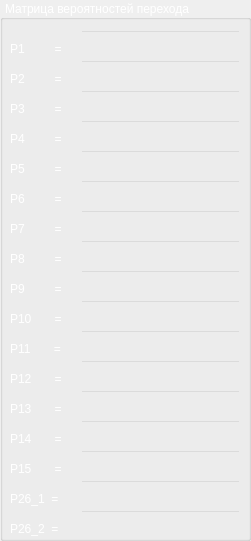
    <widget class="QGroupBox" name="P_TAB1_2">
     <property name="geometry">
      <rect>
       <x>10</x>
       <y>0</y>
       <width>251</width>
       <height>541</height>
      </rect>
     </property>
     <property name="styleSheet">
      <string notr="true">QGroupBox
{
color: white
}</string>
     </property>
     <property name="title">
      <string>Матрица вероятностей перехода</string>
     </property>
     <widget class="QLabel" name="P_73">
      <property name="geometry">
       <rect>
        <x>10</x>
        <y>250</y>
        <width>67</width>
        <height>17</height>
       </rect>
      </property>
      <property name="styleSheet">
       <string notr="true">QLabel
{
color: white
}</string>
      </property>
      <property name="text">
       <string>P8         =</string>
      </property>
     </widget>
     <widget class="QLabel" name="P_74">
      <property name="geometry">
       <rect>
        <x>10</x>
        <y>160</y>
        <width>67</width>
        <height>17</height>
       </rect>
      </property>
      <property name="styleSheet">
       <string notr="true">QLabel
{
color: white
}</string>
      </property>
      <property name="text">
       <string>P5         =</string>
      </property>
     </widget>
     <widget class="QLabel" name="P_76">
      <property name="geometry">
       <rect>
        <x>10</x>
        <y>40</y>
        <width>67</width>
        <height>17</height>
       </rect>
      </property>
      <property name="styleSheet">
       <string notr="true">QLabel
{
color: white
}</string>
      </property>
      <property name="text">
       <string>P1         =</string>
      </property>
     </widget>
     <widget class="QLabel" name="P_77">
      <property name="geometry">
       <rect>
        <x>10</x>
        <y>220</y>
        <width>67</width>
        <height>17</height>
       </rect>
      </property>
      <property name="styleSheet">
       <string notr="true">QLabel
{
color: white
}</string>
      </property>
      <property name="text">
       <string>P7         =</string>
      </property>
     </widget>
     <widget class="QLabel" name="P_78">
      <property name="geometry">
       <rect>
        <x>10</x>
        <y>100</y>
        <width>67</width>
        <height>17</height>
       </rect>
      </property>
      <property name="styleSheet">
       <string notr="true">QLabel
{
color: white
}</string>
      </property>
      <property name="text">
       <string>P3         =</string>
      </property>
     </widget>
     <widget class="QLabel" name="P_79">
      <property name="geometry">
       <rect>
        <x>10</x>
        <y>190</y>
        <width>67</width>
        <height>17</height>
       </rect>
      </property>
      <property name="styleSheet">
       <string notr="true">QLabel
{
color: white
}</string>
      </property>
      <property name="text">
       <string>P6         =</string>
      </property>
     </widget>
     <widget class="QLabel" name="P_80">
      <property name="geometry">
       <rect>
        <x>10</x>
        <y>130</y>
        <width>67</width>
        <height>17</height>
       </rect>
      </property>
      <property name="styleSheet">
       <string notr="true">QLabel
{
color: white
}</string>
      </property>
      <property name="text">
       <string>P4         =</string>
      </property>
     </widget>
     <widget class="QLabel" name="P_81">
      <property name="geometry">
       <rect>
        <x>10</x>
        <y>70</y>
        <width>67</width>
        <height>17</height>
       </rect>
      </property>
      <property name="styleSheet">
       <string notr="true">QLabel
{
color: white
}</string>
      </property>
      <property name="text">
       <string>P2         =</string>
      </property>
     </widget>
     <widget class="QLabel" name="P_82">
      <property name="geometry">
       <rect>
        <x>10</x>
        <y>280</y>
        <width>67</width>
        <height>17</height>
       </rect>
      </property>
      <property name="styleSheet">
       <string notr="true">QLabel
{
color: white
}</string>
      </property>
      <property name="text">
       <string>P9         =</string>
      </property>
     </widget>
     <widget class="QLabel" name="P_83">
      <property name="geometry">
       <rect>
        <x>10</x>
        <y>310</y>
        <width>67</width>
        <height>17</height>
       </rect>
      </property>
      <property name="styleSheet">
       <string notr="true">QLabel
{
color: white
}</string>
      </property>
      <property name="text">
       <string>P10       =</string>
      </property>
     </widget>
     <widget class="QLabel" name="P_84">
      <property name="geometry">
       <rect>
        <x>10</x>
        <y>340</y>
        <width>67</width>
        <height>17</height>
       </rect>
      </property>
      <property name="styleSheet">
       <string notr="true">QLabel
{
color: white
}</string>
      </property>
      <property name="text">
       <string>P11       =</string>
      </property>
     </widget>
     <widget class="QLabel" name="P_85">
      <property name="geometry">
       <rect>
        <x>10</x>
        <y>370</y>
        <width>67</width>
        <height>17</height>
       </rect>
      </property>
      <property name="styleSheet">
       <string notr="true">QLabel
{
color: white
}</string>
      </property>
      <property name="text">
       <string>P12       =</string>
      </property>
     </widget>
     <widget class="QLabel" name="P_86">
      <property name="geometry">
       <rect>
        <x>10</x>
        <y>400</y>
        <width>67</width>
        <height>17</height>
       </rect>
      </property>
      <property name="styleSheet">
       <string notr="true">QLabel
{
color: white
}</string>
      </property>
      <property name="text">
       <string>P13       =</string>
      </property>
     </widget>
     <widget class="QLabel" name="P_87">
      <property name="geometry">
       <rect>
        <x>10</x>
        <y>430</y>
        <width>67</width>
        <height>17</height>
       </rect>
      </property>
      <property name="styleSheet">
       <string notr="true">QLabel
{
color: white
}</string>
      </property>
      <property name="text">
       <string>P14       =</string>
      </property>
     </widget>
     <widget class="QLabel" name="P_88">
      <property name="geometry">
       <rect>
        <x>10</x>
        <y>460</y>
        <width>67</width>
        <height>17</height>
       </rect>
      </property>
      <property name="styleSheet">
       <string notr="true">QLabel
{
color: white
}</string>
      </property>
      <property name="text">
       <string>P15       =</string>
      </property>
     </widget>
     <widget class="QLabel" name="P_26_3">
      <property name="geometry">
       <rect>
        <x>10</x>
        <y>490</y>
        <width>67</width>
        <height>17</height>
       </rect>
      </property>
      <property name="styleSheet">
       <string notr="true">QLabel
{
color: white
}</string>
      </property>
      <property name="text">
       <string>P26_1  =</string>
      </property>
     </widget>
     <widget class="QLabel" name="P_26_4">
      <property name="geometry">
       <rect>
        <x>10</x>
        <y>520</y>
        <width>67</width>
        <height>17</height>
       </rect>
      </property>
      <property name="styleSheet">
       <string notr="true">QLabel
{
color: white
}</string>
      </property>
      <property name="text">
       <string>P26_2  =</string>
      </property>
     </widget>
     <widget class="QLineEdit" name="l1_2">
      <property name="geometry">
       <rect>
        <x>80</x>
        <y>30</y>
        <width>161</width>
        <height>31</height>
       </rect>
      </property>
      <property name="styleSheet">
       <string notr="true">QLineEdit
{
background: rgb(0,0,0,0);
color: white;
}</string>
      </property>
      <property name="text">
       <string/>
      </property>
     </widget>
     <widget class="QLineEdit" name="l2_2">
      <property name="geometry">
       <rect>
        <x>80</x>
        <y>60</y>
        <width>161</width>
        <height>31</height>
       </rect>
      </property>
      <property name="styleSheet">
       <string notr="true">QLineEdit
{
background: rgb(0,0,0,0);
color: white;
}</string>
      </property>
      <property name="text">
       <string/>
      </property>
     </widget>
     <widget class="QLineEdit" name="l3_2">
      <property name="geometry">
       <rect>
        <x>80</x>
        <y>90</y>
        <width>161</width>
        <height>31</height>
       </rect>
      </property>
      <property name="styleSheet">
       <string notr="true">QLineEdit
{
background: rgb(0,0,0,0);
color: white;
}</string>
      </property>
      <property name="text">
       <string/>
      </property>
     </widget>
     <widget class="QLineEdit" name="l4_2">
      <property name="geometry">
       <rect>
        <x>80</x>
        <y>120</y>
        <width>161</width>
        <height>31</height>
       </rect>
      </property>
      <property name="styleSheet">
       <string notr="true">QLineEdit
{
background: rgb(0,0,0,0);
color: white;
}</string>
      </property>
      <property name="text">
       <string/>
      </property>
     </widget>
     <widget class="QLineEdit" name="l5_2">
      <property name="geometry">
       <rect>
        <x>80</x>
        <y>150</y>
        <width>161</width>
        <height>31</height>
       </rect>
      </property>
      <property name="styleSheet">
       <string notr="true">QLineEdit
{
background: rgb(0,0,0,0);
color: white;
}</string>
      </property>
      <property name="text">
       <string/>
      </property>
     </widget>
     <widget class="QLineEdit" name="l6_2">
      <property name="geometry">
       <rect>
        <x>80</x>
        <y>180</y>
        <width>161</width>
        <height>31</height>
       </rect>
      </property>
      <property name="styleSheet">
       <string notr="true">QLineEdit
{
background: rgb(0,0,0,0);
color: white;
}</string>
      </property>
      <property name="text">
       <string/>
      </property>
     </widget>
     <widget class="QLineEdit" name="l7_2">
      <property name="geometry">
       <rect>
        <x>80</x>
        <y>210</y>
        <width>161</width>
        <height>31</height>
       </rect>
      </property>
      <property name="styleSheet">
       <string notr="true">QLineEdit
{
background: rgb(0,0,0,0);
color: white;
}</string>
      </property>
      <property name="text">
       <string/>
      </property>
     </widget>
     <widget class="QLineEdit" name="l8_2">
      <property name="geometry">
       <rect>
        <x>80</x>
        <y>240</y>
        <width>161</width>
        <height>31</height>
       </rect>
      </property>
      <property name="styleSheet">
       <string notr="true">QLineEdit
{
background: rgb(0,0,0,0);
color: white;
}</string>
      </property>
      <property name="text">
       <string/>
      </property>
     </widget>
     <widget class="QLineEdit" name="l9_2">
      <property name="geometry">
       <rect>
        <x>80</x>
        <y>270</y>
        <width>161</width>
        <height>31</height>
       </rect>
      </property>
      <property name="styleSheet">
       <string notr="true">QLineEdit
{
background: rgb(0,0,0,0);
color: white;
}</string>
      </property>
      <property name="text">
       <string/>
      </property>
     </widget>
     <widget class="QLineEdit" name="l10_2">
      <property name="geometry">
       <rect>
        <x>80</x>
        <y>300</y>
        <width>161</width>
        <height>31</height>
       </rect>
      </property>
      <property name="styleSheet">
       <string notr="true">QLineEdit
{
background: rgb(0,0,0,0);
color: white;
}</string>
      </property>
      <property name="text">
       <string/>
      </property>
     </widget>
     <widget class="QLineEdit" name="l13_2">
      <property name="geometry">
       <rect>
        <x>80</x>
        <y>390</y>
        <width>161</width>
        <height>31</height>
       </rect>
      </property>
      <property name="styleSheet">
       <string notr="true">QLineEdit
{
background: rgb(0,0,0,0);
color: white;
}</string>
      </property>
      <property name="text">
       <string/>
      </property>
     </widget>
     <widget class="QLineEdit" name="l11_2">
      <property name="geometry">
       <rect>
        <x>80</x>
        <y>330</y>
        <width>161</width>
        <height>31</height>
       </rect>
      </property>
      <property name="styleSheet">
       <string notr="true">QLineEdit
{
background: rgb(0,0,0,0);
color: white;
}</string>
      </property>
      <property name="text">
       <string/>
      </property>
     </widget>
     <widget class="QLineEdit" name="l15_2">
      <property name="geometry">
       <rect>
        <x>80</x>
        <y>450</y>
        <width>161</width>
        <height>31</height>
       </rect>
      </property>
      <property name="styleSheet">
       <string notr="true">QLineEdit
{
background: rgb(0,0,0,0);
color: white;
}</string>
      </property>
      <property name="text">
       <string/>
      </property>
     </widget>
     <widget class="QLineEdit" name="l12_2">
      <property name="geometry">
       <rect>
        <x>80</x>
        <y>360</y>
        <width>161</width>
        <height>31</height>
       </rect>
      </property>
      <property name="styleSheet">
       <string notr="true">QLineEdit
{
background: rgb(0,0,0,0);
color: white;
}</string>
      </property>
      <property name="text">
       <string/>
      </property>
     </widget>
     <widget class="QLineEdit" name="l14_2">
      <property name="geometry">
       <rect>
        <x>80</x>
        <y>420</y>
        <width>161</width>
        <height>31</height>
       </rect>
      </property>
      <property name="styleSheet">
       <string notr="true">QLineEdit
{
background: rgb(0,0,0,0);
color: white;
}</string>
      </property>
      <property name="text">
       <string/>
      </property>
     </widget>
     <widget class="QLineEdit" name="l16_2">
      <property name="geometry">
       <rect>
        <x>80</x>
        <y>480</y>
        <width>161</width>
        <height>31</height>
       </rect>
      </property>
      <property name="styleSheet">
       <string notr="true">QLineEdit
{
background: rgb(0,0,0,0);
color: white;
}</string>
      </property>
      <property name="text">
       <string/>
      </property>
     </widget>
     <widget class="QLineEdit" name="l17_2">
      <property name="geometry">
       <rect>
        <x>80</x>
        <y>510</y>
        <width>161</width>
        <height>31</height>
       </rect>
      </property>
      <property name="styleSheet">
       <string notr="true">QLineEdit
{
background: rgb(0,0,0,0);
color: white;
}</string>
      </property>
      <property name="text">
       <string/>
      </property>
     </widget>
    </widget>
